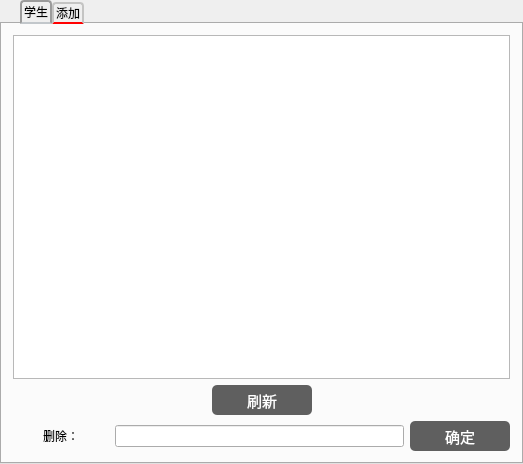
<?xml version="1.0" encoding="UTF-8"?>
<ui version="4.0">
 <class>rootSmall</class>
 <widget class="QWidget" name="rootSmall">
  <property name="geometry">
   <rect>
    <x>0</x>
    <y>0</y>
    <width>523</width>
    <height>464</height>
   </rect>
  </property>
  <property name="windowTitle">
   <string>rootSmall</string>
  </property>
  <property name="styleSheet">
   <string notr="true"/>
  </property>
  <layout class="QGridLayout" name="gridLayout_2">
   <property name="leftMargin">
    <number>0</number>
   </property>
   <property name="topMargin">
    <number>0</number>
   </property>
   <property name="rightMargin">
    <number>0</number>
   </property>
   <property name="bottomMargin">
    <number>0</number>
   </property>
   <property name="spacing">
    <number>0</number>
   </property>
   <item row="0" column="0">
    <widget class="QTabWidget" name="tabWidget">
     <property name="styleSheet">
      <string notr="true">/* 向在移动 */
QTabWidget::tab-bar {
	left:20px;
}

QTabBar::tab {
	background:qlineargradient(x1: 0, y1: 0, x2: 0, y2: 1,
					stop: 0 #E1E1E1, stop: 0.4 #DDDDDD,
                               	stop: 0.5 #D8D8D8, stop: 1.0 #D3D3D3);
	border:2px solid #C4C4C3;
	border-bottom-color:red;
	border-top-left-radius:4px;
	border-top-right-radius:4px;
	min-width:8px;
	padding:2px;
}

/* 标签被选中时或鼠标悬浮时 */
QTabBar::tab:selected,QTabBar::tab:hover {
	background:qlineargradient(x1: 0, y1: 0, x2: 0, y2: 1,
                                stop: 0 #fafafa, stop: 0.4 #f4f4f4,
                                stop: 0.5 #e7e7e7, stop: 1.0 #fafafa);
}

/* 标签被选中时 */
QTabBar::tab:selected {
	border-color:#9B9B9B;
	border-bottom-color:#C2C7CB;
}

/* 标签未被选中时 */
QTabBar::tab:!selected {
	margin-top:2px;
}

</string>
     </property>
     <property name="currentIndex">
      <number>0</number>
     </property>
     <widget class="QWidget" name="student_page">
      <attribute name="title">
       <string>学生</string>
      </attribute>
      <layout class="QVBoxLayout" name="verticalLayout">
       <item>
        <widget class="QTableView" name="stuTableView">
         <property name="styleSheet">
          <string notr="true"/>
         </property>
         <property name="sortingEnabled">
          <bool>true</bool>
         </property>
        </widget>
       </item>
       <item>
        <layout class="QHBoxLayout" name="horizontalLayout_2">
         <item>
          <spacer name="horizontalSpacer_4">
           <property name="orientation">
            <enum>Qt::Horizontal</enum>
           </property>
           <property name="sizeHint" stdset="0">
            <size>
             <width>38</width>
             <height>20</height>
            </size>
           </property>
          </spacer>
         </item>
         <item>
          <widget class="QPushButton" name="flashBtn">
           <property name="minimumSize">
            <size>
             <width>100</width>
             <height>30</height>
            </size>
           </property>
           <property name="styleSheet">
            <string notr="true">QPushButton{
border-radius:5px;
color:white;
	background-color: rgb(95, 95, 95);
font-size:15px;}
</string>
           </property>
           <property name="text">
            <string>刷新</string>
           </property>
          </widget>
         </item>
         <item>
          <spacer name="horizontalSpacer_3">
           <property name="orientation">
            <enum>Qt::Horizontal</enum>
           </property>
           <property name="sizeHint" stdset="0">
            <size>
             <width>40</width>
             <height>20</height>
            </size>
           </property>
          </spacer>
         </item>
        </layout>
       </item>
       <item>
        <layout class="QHBoxLayout" name="horizontalLayout" stretch="1,3,0">
         <item alignment="Qt::AlignHCenter">
          <widget class="QLabel" name="label_2">
           <property name="text">
            <string>删除：</string>
           </property>
          </widget>
         </item>
         <item>
          <widget class="QLineEdit" name="dellineEdit"/>
         </item>
         <item>
          <widget class="QPushButton" name="delBtn">
           <property name="minimumSize">
            <size>
             <width>100</width>
             <height>30</height>
            </size>
           </property>
           <property name="styleSheet">
            <string notr="true">QPushButton{
border-radius:5px;
color:white;
	background-color: rgb(95, 95, 95);
font-size:15px;}
</string>
           </property>
           <property name="text">
            <string>确定</string>
           </property>
          </widget>
         </item>
        </layout>
       </item>
      </layout>
     </widget>
     <widget class="QWidget" name="teacher_page">
      <attribute name="title">
       <string>添加</string>
      </attribute>
      <layout class="QGridLayout" name="gridLayout_3">
       <property name="leftMargin">
        <number>0</number>
       </property>
       <property name="topMargin">
        <number>0</number>
       </property>
       <property name="rightMargin">
        <number>0</number>
       </property>
       <property name="bottomMargin">
        <number>0</number>
       </property>
       <property name="spacing">
        <number>0</number>
       </property>
       <item row="0" column="1">
        <spacer name="verticalSpacer">
         <property name="orientation">
          <enum>Qt::Vertical</enum>
         </property>
         <property name="sizeHint" stdset="0">
          <size>
           <width>20</width>
           <height>130</height>
          </size>
         </property>
        </spacer>
       </item>
       <item row="1" column="0">
        <spacer name="horizontalSpacer">
         <property name="orientation">
          <enum>Qt::Horizontal</enum>
         </property>
         <property name="sizeHint" stdset="0">
          <size>
           <width>228</width>
           <height>20</height>
          </size>
         </property>
        </spacer>
       </item>
       <item row="1" column="1" rowspan="2">
        <widget class="QStackedWidget" name="stackedWidget">
         <property name="minimumSize">
          <size>
           <width>314</width>
           <height>375</height>
          </size>
         </property>
         <property name="maximumSize">
          <size>
           <width>341</width>
           <height>375</height>
          </size>
         </property>
         <property name="styleSheet">
          <string notr="true">background-color: rgb(255, 255, 255);</string>
         </property>
         <widget class="rootInsertTeacher" name="teacherPage"/>
         <widget class="rootInsertStu" name="studentPage"/>
        </widget>
       </item>
       <item row="2" column="2">
        <spacer name="horizontalSpacer_2">
         <property name="orientation">
          <enum>Qt::Horizontal</enum>
         </property>
         <property name="sizeHint" stdset="0">
          <size>
           <width>227</width>
           <height>20</height>
          </size>
         </property>
        </spacer>
       </item>
       <item row="3" column="1">
        <spacer name="verticalSpacer_2">
         <property name="orientation">
          <enum>Qt::Vertical</enum>
         </property>
         <property name="sizeHint" stdset="0">
          <size>
           <width>20</width>
           <height>129</height>
          </size>
         </property>
        </spacer>
       </item>
      </layout>
     </widget>
    </widget>
   </item>
  </layout>
 </widget>
 <layoutdefault spacing="6" margin="11"/>
 <customwidgets>
  <customwidget>
   <class>rootInsertTeacher</class>
   <extends>QWidget</extends>
   <header location="global">rootinsertteacher.h</header>
   <container>1</container>
  </customwidget>
  <customwidget>
   <class>rootInsertStu</class>
   <extends>QWidget</extends>
   <header location="global">rootinsertstu.h</header>
   <container>1</container>
  </customwidget>
 </customwidgets>
 <resources/>
 <connections/>
</ui>
